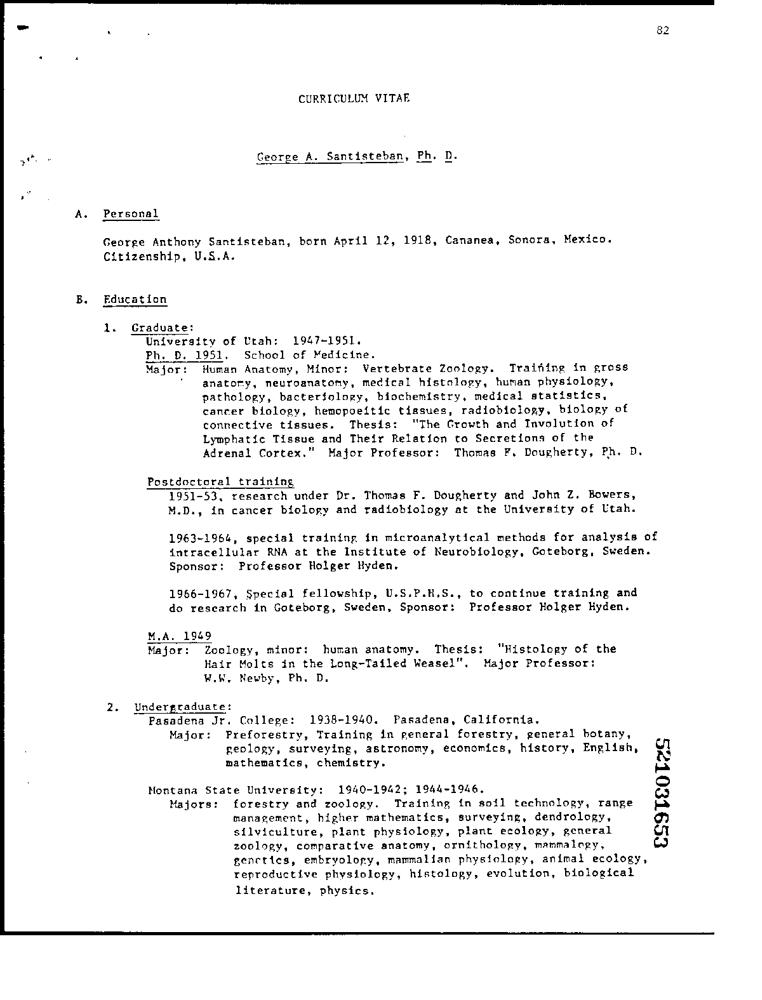
#> input picture data/sample_images/test_2.jpg, 762 x 1000 px
$ python -i preprocess.py   (imports and definitions only)
#> lines starting #> are read from the running program, lines starting #| are printed output that depends on the picture; after the words box and inside, x2 and y2 are one past the last pixel; in counts of white or black regions, pixels touching at a corner belong together
from __future__ import annotations

import os
import tempfile
from pathlib import Path

import cv2
import numpy as np

from src.settings import get_settings


class ImagePreprocessor:
    """Create OCR-friendly image copies without modifying the original file."""

    IMAGE_EXTENSIONS = {".jpg", ".jpeg", ".png", ".bmp", ".tif", ".tiff"}

    def __init__(
        self,
        mode: str | None = None,
        target_width: int | None = None,
        min_width: int = 1200,
        max_width: int = 2400,
    ):
        self.mode = (mode or os.getenv("OCR_PREPROCESS_MODE", "auto")).strip().lower()
        self.target_width = target_width
        self.min_width = min_width
        self.max_width = max_width
        self.last_info: dict[str, object] = {
            "skew_detected": False,
            "skew_angle": None,
            "page_rectified": False,
            "special_handling": False,
        }

    # [5 lines left out: function should_preprocess, not called in this run]

    def preprocess_to_temp_file(self, file_path: str) -> str:
        """Return a temporary PNG path for OCR. Caller owns cleanup."""

        image = self._read_image(file_path)
#> in _read_image, image is the input picture: shape (1000, 762, 3); min 0, max 255, mean 241.4
        processed = self.preprocess_array(image)

        fd, output_path = tempfile.mkstemp(prefix="ocr_preprocessed_", suffix=".png")
        os.close(fd)
        if not cv2.imwrite(output_path, processed):
            raise ValueError("Khong the ghi anh tien xu ly.")
        return output_path

    def preprocess_array(self, image: np.ndarray) -> np.ndarray:
        self.last_info = {
            "skew_detected": False,
            "skew_angle": None,
            "page_rectified": False,
            "special_handling": False,
        }
        if image is None or image.size == 0:
            raise ValueError("Anh dau vao khong hop le.")

        image = self._ensure_bgr(image)

        text_skew_angle = self._estimate_skew_angle(image)
#> in _estimate_skew_angle, `gray = cv2.bitwise_not(gray)`:
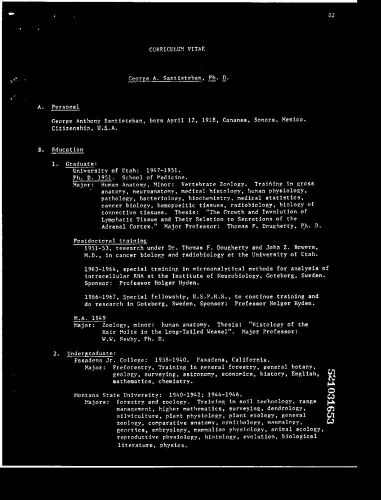
#> gray: shape (1000, 762) (shown at 1/2 size); min 0, max 255, mean 13.6
#> in _estimate_skew_angle, `_, threshold = cv2.threshold(gray, 0, 255, cv2.THRESH_BINARY | cv2.THR..`:
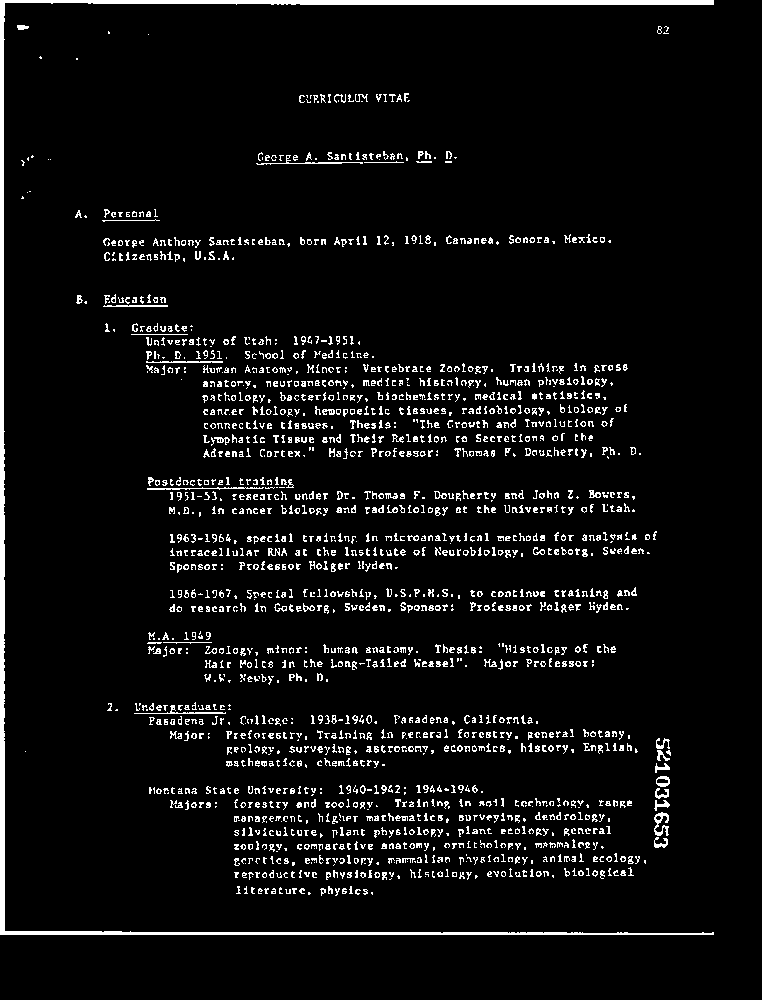
#> threshold: shape (1000, 762); 5.8% white in thin lines or dots, all inside (x1, y1, x2, y2) = (0, 0, 714, 935)
#> in _estimate_skew_angle, `coords = np.column_stack(np.where(threshold > 0))`: coords = 43863 pairs, first value 0 to 934, second value 0 to 713
#> in _estimate_skew_angle, `angle = cv2.minAreaRect(coords)[-1]`: angle = -90
#> in _estimate_skew_angle, `angle = -(90 + angle)`: angle = 0
        page_skew_angle = self._estimate_page_skew_angle(image)
        skew_angle = text_skew_angle
        if skew_angle is None or abs(skew_angle) < 1.2:
            skew_angle = page_skew_angle
        self.last_info["skew_angle"] = skew_angle
        self.last_info["skew_detected"] = bool(skew_angle is not None and abs(skew_angle) >= 1.2)

        image = self._resize_for_ocr(image)

        if self.mode == "resize":
            return image

        image = self._normalize_contrast(image)
        image = self._denoise_light(image)

        if self.mode in {"auto", "camera"} and self.last_info["skew_detected"]:
            rectified = self._rectify_document_page(image)
            if rectified.shape[:2] != image.shape[:2]:
                self.last_info["page_rectified"] = True
                image = rectified

        if self.mode in {"auto", "scan", "camera"} and self.last_info["skew_detected"]:
            image = self._deskew_light(image)

        if self.mode == "scan":
            image = self._binarize_for_scan(image)
        else:
            image = self._sharpen_light(image)

        self.last_info["special_handling"] = bool(
            self.last_info["skew_detected"] or self.last_info["page_rectified"]
        )
        return image

    def _read_image(self, file_path: str) -> np.ndarray:
        data = np.fromfile(file_path, dtype=np.uint8)
        image = cv2.imdecode(data, cv2.IMREAD_COLOR)
        if image is None:
            raise ValueError(f"Khong doc duoc anh: {file_path}")
        return image

    def _ensure_bgr(self, image: np.ndarray) -> np.ndarray:
        if len(image.shape) == 2:
            return cv2.cvtColor(image, cv2.COLOR_GRAY2BGR)
        if image.shape[2] == 4:
            return cv2.cvtColor(image, cv2.COLOR_BGRA2BGR)
        return image

    def _resize_for_ocr(self, image: np.ndarray) -> np.ndarray:
        height, width = image.shape[:2]
        if width <= 0 or height <= 0:
            return image

        target_width = self.target_width
        if target_width is None:
            if width < self.min_width:
                target_width = self.min_width
            elif width > self.max_width:
                target_width = self.max_width
            else:
                return image

        scale = target_width / width
        target_height = max(1, int(height * scale))
        interpolation = cv2.INTER_CUBIC if scale > 1 else cv2.INTER_AREA
        return cv2.resize(image, (target_width, target_height), interpolation=interpolation)

    def _normalize_contrast(self, image: np.ndarray) -> np.ndarray:
        lab = cv2.cvtColor(image, cv2.COLOR_BGR2LAB)
        l_channel, a_channel, b_channel = cv2.split(lab)
        clahe = cv2.createCLAHE(clipLimit=2.0, tileGridSize=(8, 8))
        enhanced_l = clahe.apply(l_channel)
        enhanced = cv2.merge((enhanced_l, a_channel, b_channel))
        return cv2.cvtColor(enhanced, cv2.COLOR_LAB2BGR)

    def _denoise_light(self, image: np.ndarray) -> np.ndarray:
        return cv2.bilateralFilter(image, d=5, sigmaColor=30, sigmaSpace=30)

    def _sharpen_light(self, image: np.ndarray) -> np.ndarray:
        blurred = cv2.GaussianBlur(image, (0, 0), sigmaX=1.0)
        return cv2.addWeighted(image, 1.35, blurred, -0.35, 0)

    # [46 lines left out: functions _binarize_for_scan, _rectify_document_page, not called in this run]

    def _estimate_page_skew_angle(self, image: np.ndarray) -> float | None:
        source_points = self._find_document_quad(image)
        if source_points is None:
            return None

        ordered = self._order_points(source_points.astype("float32"))
        top_edge = ordered[1] - ordered[0]
        if np.linalg.norm(top_edge) < 30:
            return None
        angle = np.degrees(np.arctan2(top_edge[1], top_edge[0]))
        if abs(angle) > 25:
            return None
        return float(angle)

    def _find_document_quad(self, image: np.ndarray) -> np.ndarray | None:
        height, width = image.shape[:2]
        if height < 80 or width < 80:
            return None

        gray = cv2.cvtColor(image, cv2.COLOR_BGR2GRAY)
        blurred = cv2.GaussianBlur(gray, (5, 5), 0)
        _, mask = cv2.threshold(blurred, 0, 255, cv2.THRESH_BINARY + cv2.THRESH_OTSU)

        bright_ratio = cv2.countNonZero(mask) / float(width * height)
        if bright_ratio < 0.08 or bright_ratio > 0.92:
            return None

        kernel_size = max(5, int(min(width, height) * 0.01))
        if kernel_size % 2 == 0:
            kernel_size += 1
        kernel = cv2.getStructuringElement(cv2.MORPH_RECT, (kernel_size, kernel_size))
        mask = cv2.morphologyEx(mask, cv2.MORPH_CLOSE, kernel, iterations=2)

        contours, _ = cv2.findContours(mask, cv2.RETR_EXTERNAL, cv2.CHAIN_APPROX_SIMPLE)
        if not contours:
            return None

        contour = max(contours, key=cv2.contourArea)
        area_ratio = cv2.contourArea(contour) / float(width * height)
        if area_ratio < 0.18:
            return None

        return self._document_quad(contour)

    def _document_quad(self, contour: np.ndarray) -> np.ndarray | None:
        perimeter = cv2.arcLength(contour, True)
        for ratio in (0.015, 0.02, 0.03, 0.05):
            approx = cv2.approxPolyDP(contour, ratio * perimeter, True)
            if len(approx) == 4:
                return approx.reshape(4, 2)

        rect = cv2.minAreaRect(contour)
        box = cv2.boxPoints(rect)
        if box is None or len(box) != 4:
            return None
        return box

    def _order_points(self, points: np.ndarray) -> np.ndarray:
        rect = np.zeros((4, 2), dtype="float32")
        point_sum = points.sum(axis=1)
        rect[0] = points[np.argmin(point_sum)]
        rect[2] = points[np.argmax(point_sum)]

        point_diff = np.diff(points, axis=1)
        rect[1] = points[np.argmin(point_diff)]
        rect[3] = points[np.argmax(point_diff)]
        return rect

    # [15 lines left out: function _deskew_light, not called in this run]

    def _estimate_skew_angle(self, image: np.ndarray) -> float | None:
        gray = cv2.cvtColor(image, cv2.COLOR_BGR2GRAY)
        gray = cv2.bitwise_not(gray)
        _, threshold = cv2.threshold(gray, 0, 255, cv2.THRESH_BINARY | cv2.THRESH_OTSU)
        coords = np.column_stack(np.where(threshold > 0))
        if coords.shape[0] < 100:
            return None

        angle = cv2.minAreaRect(coords)[-1]
        if angle < -45:
            angle = -(90 + angle)
        else:
            angle = -angle
        return float(angle)

>>> result = ImagePreprocessor().preprocess_to_temp_file('../data/sample_images/test_2.jpg')
#> in _find_document_quad, `_, mask = cv2.threshold(blurred, 0, 255, cv2.THRESH_BINARY + cv2.THRES..`:
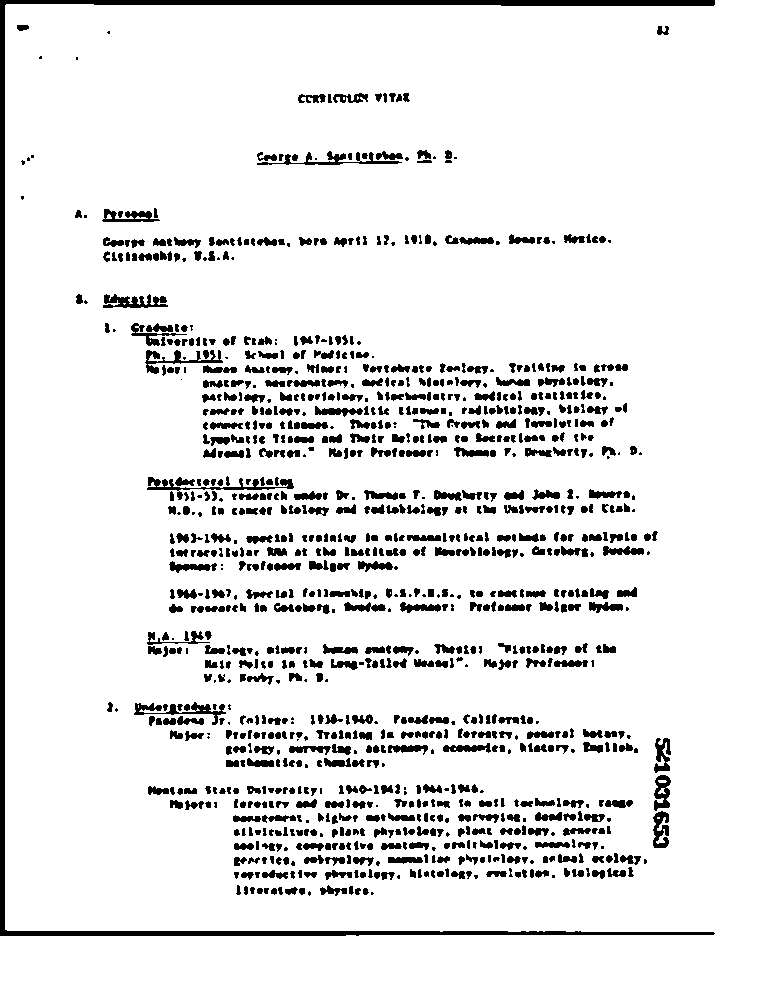
#> mask: shape (1000, 762); 90.8% white; 1119 black regions (155 under 20 px), largest, box (x1, y1, x2, y2) and area: (0, 0, 715, 936) 11372, (147, 477, 294, 500) 675, (257, 151, 402, 165) 575
#> in _find_document_quad, `bright_ratio = cv2.countNonZero(mask) / float(width * height)`: bright_ratio = 0.908
#> in _find_document_quad, `contours, _ = cv2.findContours(mask, cv2.RETR_EXTERNAL, cv2.CHAIN_APPR..`: contours = [[[0, 0], [0, 999], [761, 999], [761, 0]]]
#> in _find_document_quad, `contour = max(contours, key=cv2.contourArea)`: contour = [[0, 0], [0, 999], [761, 999], [761, 0]]
#> in _find_document_quad, `area_ratio = cv2.contourArea(contour) / float(width * height)`: area_ratio = 0.998
#> in _document_quad, `perimeter = cv2.arcLength(contour, True)`: perimeter = 3520
#> the loop in _document_quad, `for ratio in (0.015, 0.02, 0.03, 0.05):` made 1 pass
#> approx on pass 1: [[0, 0], [0, 999], [761, 999], [761, 0]]
#> in _estimate_page_skew_angle, `source_points = self._find_document_quad(image)`: source_points = [[0, 0], [0, 999], [761, 999], [761, 0]]
#> in _order_points, `point_sum = points.sum(axis=1)`: point_sum = [0, 999, 1760, 761]
#> in _order_points, `point_diff = np.diff(points, axis=1)`: point_diff = [0, 999, 238, -761]
#> in _estimate_page_skew_angle, `ordered = self._order_points(source_points.astype("float32"))`: ordered = [[0, 0], [761, 0], [761, 999], [0, 999]]
#> in _estimate_page_skew_angle, `top_edge = ordered[1] - ordered[0]`: top_edge = [761, 0]
#> in _estimate_page_skew_angle, `angle = np.degrees(np.arctan2(top_edge[1], top_edge[0]))`: angle = 0
#> in _resize_for_ocr, `return cv2.resize(image, (target_width, target_height), interpolation=..`:
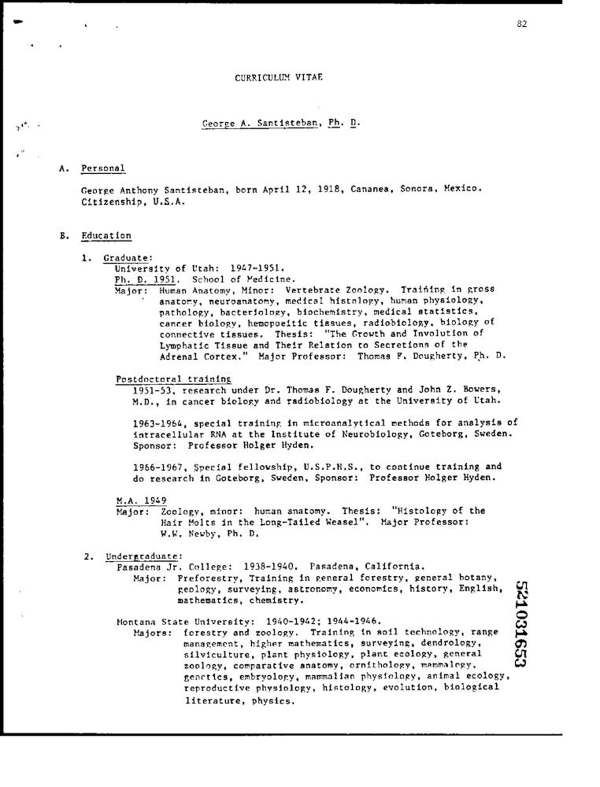
#> returned value: shape (1574, 1200, 3) (shown at 1/2 size); min 0, max 255, mean 241.1

$ run again, on data/sample_images/test_3.jpg
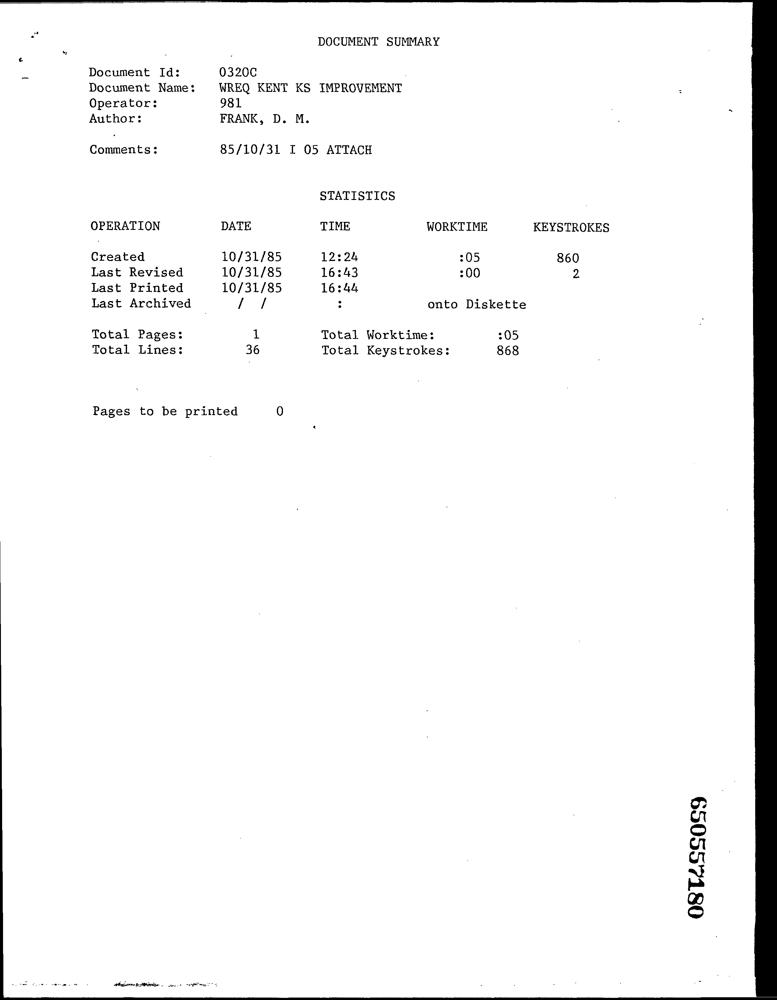
#> input picture data/sample_images/test_3.jpg, 777 x 1000 px
#> in _read_image, image is the input picture: shape (1000, 777, 3); min 0, max 255, mean 242.9
#> in _estimate_skew_angle, `_, threshold = cv2.threshold(gray, 0, 255, cv2.THRESH_BINARY | cv2.THR..`:
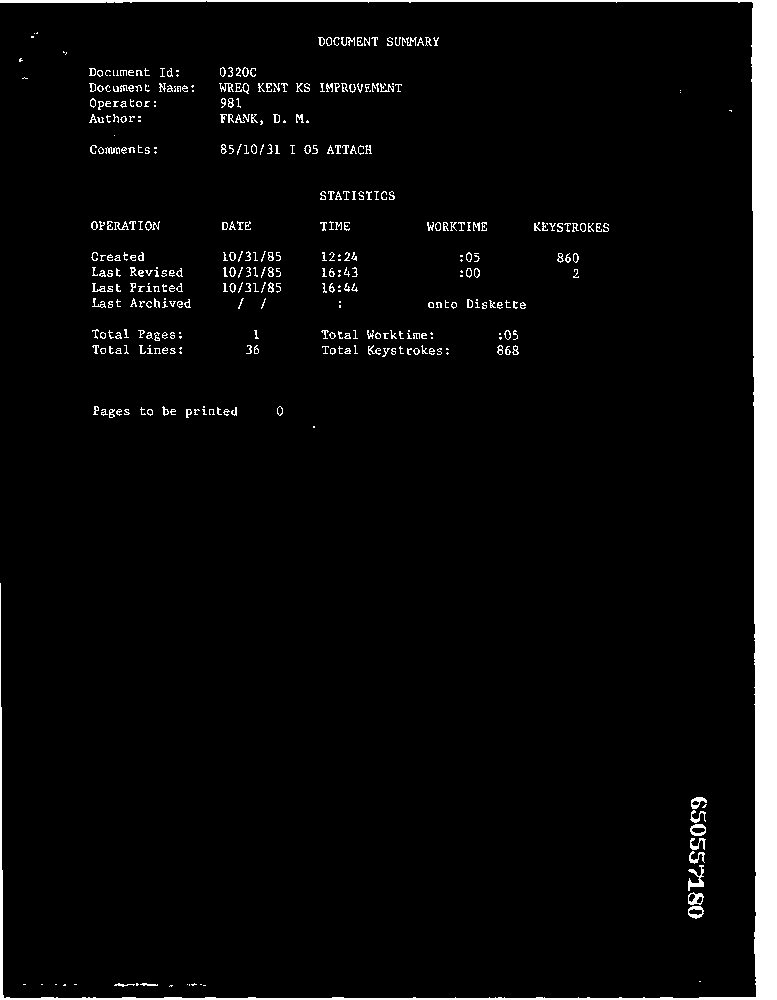
#> threshold: shape (1000, 777); 4.7% white; 411 white regions (148 under 20 px), largest, box (x1, y1, x2, y2) and area: (0, 0, 777, 1000) 27406, (688, 865, 704, 891) 169, (688, 892, 704, 905) 109
#> coords = 36568 pairs, first value 0 to 999, second value 0 to 776
#> in _estimate_skew_angle, `angle = cv2.minAreaRect(coords)[-1]`: angle = -90
#> in _estimate_skew_angle, `angle = -(90 + angle)`: angle = 0
#> in _find_document_quad, `_, mask = cv2.threshold(blurred, 0, 255, cv2.THRESH_BINARY + cv2.THRES..`:
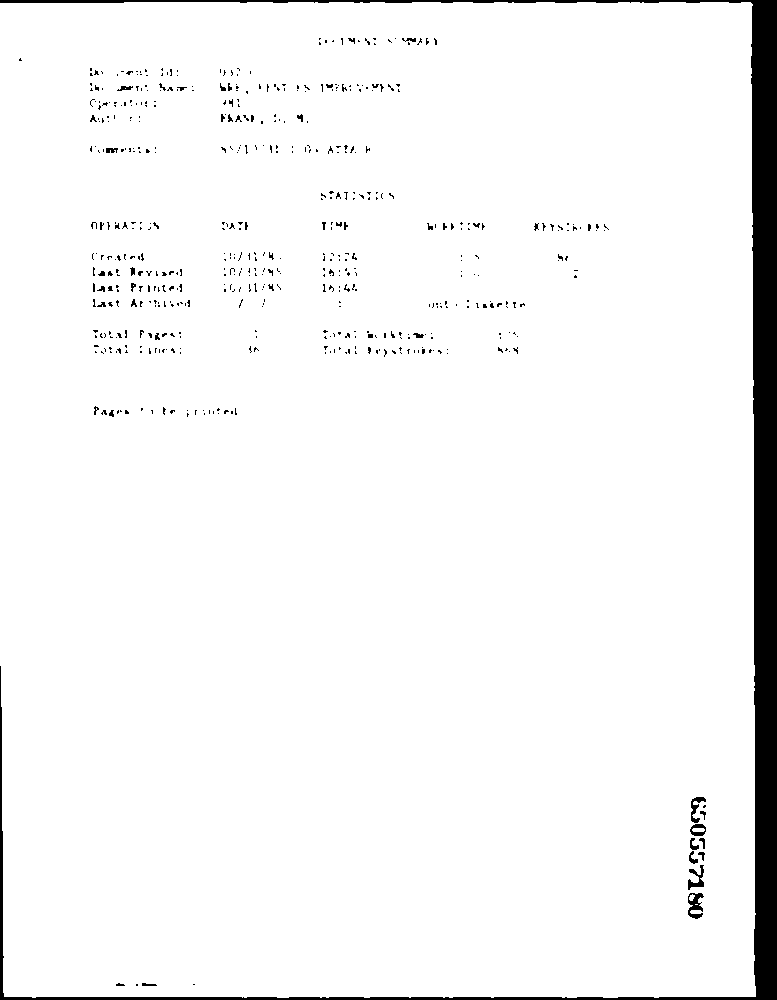
#> mask: shape (1000, 777); 95.8% white; 539 black regions (496 under 20 px), largest, box (x1, y1, x2, y2) and area: (0, 0, 777, 1000) 28196, (688, 893, 704, 919) 231, (688, 865, 704, 890) 174
#> bright_ratio = 0.958
#> skew_angle = 0
#> lab: shape (1544, 1200, 3); mean of channels 0, 1, 2 243, 128, 128
#> a_channel: shape (1544, 1200); every value is 128
#> enhanced: shape (1544, 1200, 3); mean of channels 0, 1, 2 242.7, 128, 128
